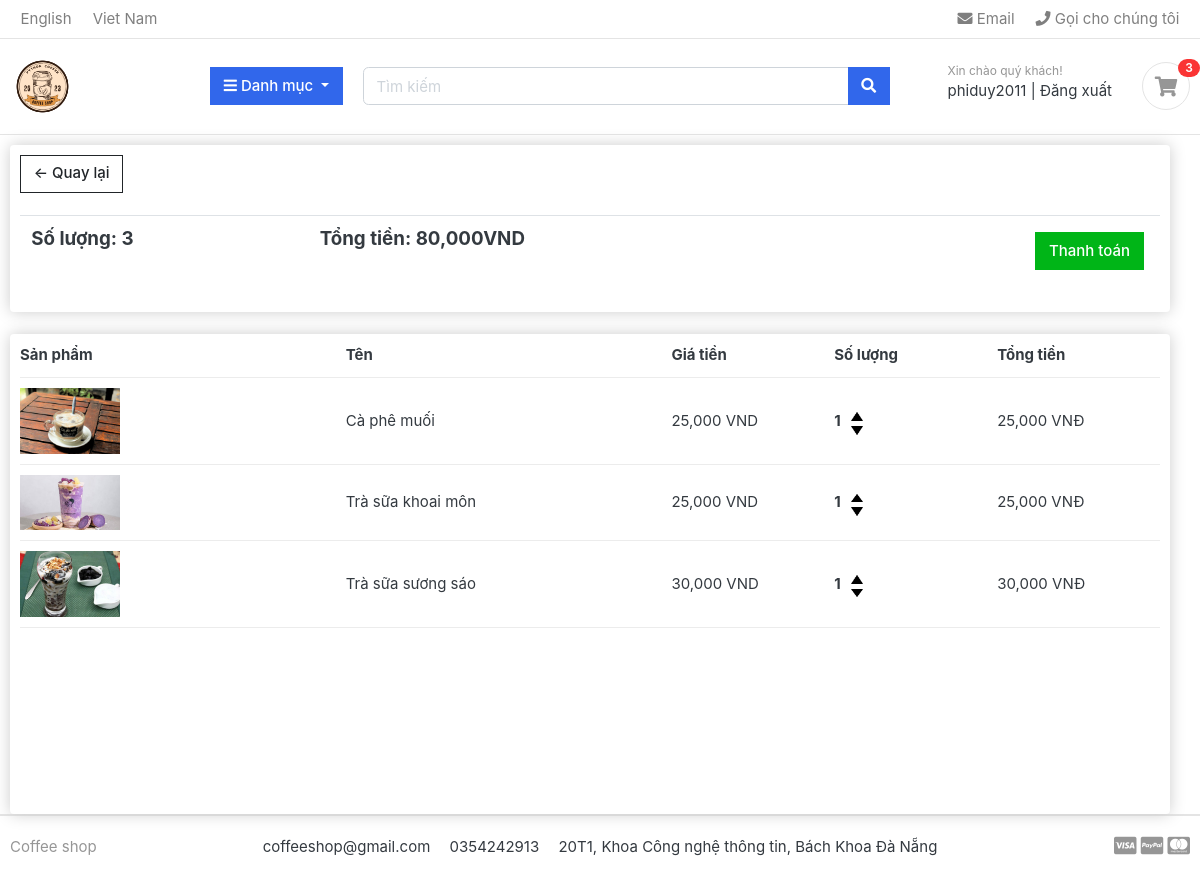
The page /cart/ (signed in) on the database its author committed.
### cart/models.py (models this page shows, shortened)
class Order(models.Model):
    customer = models.ForeignKey(Customer, on_delete=models.SET_NULL, null=True)
    date_ordered = models.DateTimeField(default=now)
    complete = models.BooleanField(default=False)
    @property
    def get_cart_total(self):
        orderitems = self.orderitem_set.all()
        total = sum([item.get_total for item in orderitems])
        return total
    @property
    def get_cart_items(self):
        orderitems = self.orderitem_set.all()
        total = sum([item.quantity for item in orderitems])
        return total

class OrderItem(models.Model):
    product = models.ForeignKey(Product, on_delete=models.SET_NULL, null=True)
    order = models.ForeignKey(Order, on_delete=models.SET_NULL, null=True)
    quantity = models.IntegerField(default=0)
    date_added = models.DateTimeField(default=now)
    @property
    def get_total(self):
        total = self.product.price * self.quantity
        return total

### coffee/models.py (models this page shows, shortened)
class Product(models.Model):
    name = models.CharField(max_length=255, unique=True)
    slug = models.SlugField(max_length=100, unique=True)
    price = models.FloatField()
    category = models.ForeignKey(Category, on_delete=models.CASCADE)
    image = models.ImageField(max_length=100, upload_to='products/images', blank=True)
    description = models.TextField(max_length=2048, blank=True, default='')

### cart/views.py (the view)
# urls.py: path('cart/', include('cart.urls')),
def cart(request):
    data = cartData(request)
    items = data['items']
    order = data['order']
    cartItems = data['cartItems']
    try:
        cart = json.loads(request.COOKIES['cart'])
    except:
        cart = {}
    alerts = 'False'
    if not(request.user.is_authenticated):
        alerts = 'True'
    return render(request, "cart.html", {'items':items, 'order':order, 'cartItems':cartItems,'alert':alerts})

### cart/inherit.py (called while the page is built, shortened)
def cartData(request):
    if request.user.is_authenticated:
        customer = request.user.customer
        order, created = Order.objects.get_or_create(customer=customer, complete=False)
        items = order.orderitem_set.all()
        cartItems = order.get_cart_items
    return {'cartItems':cartItems, 'items':items, 'order':order}

### category/context_processors.py (called while the page is built)
def menu_links(request):
    links = Category.objects.all()
    return dict(links=links)

### category/models.py (called while the page is built)
    def get_url(self):
        return reverse('products_by_category', args=[self.slug])

### templates/cart.html (shortened to what this page needs)
{% extends 'base.html' %}
{% load static%}
{% block content %}
<div class="container-fluid row">
    <div class="col-lg-12">
        <div class="box-element">
            <a href="/" class="btn btn-outline-dark">&#x2190 Quay lại</a>
            <br><br>
            <table class="table">
                <tr>
                    <th>
                        <h5>Số lượng: <strong>{{order.get_cart_items}}</strong></h5>
                    </th>
                    <th>
                        <h5>Tổng tiền: <strong>{{order.get_cart_total |floatformat:0|intcomma}}VND</strong></h5>
                    </th>
                    <th>
                        <a href="/cart/checkout/" class="btn btn-success" style="float: right; margin: 5px;">Thanh toán</a>
                    </th>
                </tr>
            </table>
        </div>
<br>
        <div class="box-element" style="min-height: 60vh;">
            <div class="cart-row">
                <div style="flex: 2;"><strong>Sản phẩm</strong></div>
                <div style="flex: 2;"><strong>Tên</strong></div>
                <div style="flex: 1;"><strong>Giá tiền</strong></div>
                <div style="flex: 1;"><strong>Số lượng</strong></div>
                <div style="flex: 1;"><strong>Tổng tiền</strong></div>
            </div>
            {% for item in items %}
                <div class="cart-row">
                    <div style="flex: 2;"><img class="row-image" src="{{item.product.image.url}}" alt=""></div>
                    <div style="flex: 2;">{{item.product.name}}</div>
                    <div style="flex: 1;">{{item.product.price |floatformat:0|intcomma}} VND</div>
                    <div style="flex: 1; display: flex; align-items: center;">
                    <p class="quantity" style="margin: 0;">{{item.quantity}}</p>
                    <div class="quantity">
                        <img data-product="{{item.product.id}}" data-action="add" src="{% static 'images/increase.png' %}" class="chg-quantity update-cart" alt="">
                        <img data-product="{{item.product.id}}" data-action="remove" src="{% static 'images/decrease.png' %}" class="chg-quantity update-cart" alt="">
                    </div>
                    </div>
                    <div style="flex: 1;">{{item.get_total |floatformat:0|intcomma}} VNĐ</div>
                </div>
            {% endfor %}
        </div>
    </div>
</div>
{% endblock %}

### templates/includes/navbar.html (shortened to what this page needs)
{% load static %}
<header class="section-header">
    <nav class="navbar p-md-0 navbar-expand-sm navbar-light border-bottom">
        <div class="container">
            <div class="collapse navbar-collapse" id="navbarTop4">
                <ul class="navbar-nav mr-auto">
                    <li class="nav-item dropdown">
                        <a href="#" class="nav-link"> English </a>
                    </li>
                    <li class="nav-item dropdown">
                        <a href="#" class="nav-link"> Viet Nam </a>
                    </li>
                </ul>
                <ul class="navbar-nav">
                    <li><a href="#" class="nav-link"> <i class="fa fa-envelope"></i> Email </a></li>
                    <li><a href="#" class="nav-link"> <i class="fa fa-phone"></i> Gọi cho chúng tôi </a></li>
                </ul>
            </div>
        </div>
    </nav>
    <section class="header-main border-bottom">
        <div class="container">
            <div class="row align-items-center">
                <div class="col-lg-2 col-md-3 col-6">
                    <a href="{% url 'home' %}" class="brand-wrap">
                        <img class="logo" src="{% static 'images/logo-shop.png' %}" style="max-height: 65px;">
                    </a>
                </div>
                <div class="col-lg col-sm col-md col-6 flex-grow-0">
                    <div class="category-wrap dropdown d-inline-block float-right">
                        <button type="button" class="btn btn-primary dropdown-toggle" data-toggle="dropdown">
                            <i class="fa fa-bars"></i> Danh mục
                        </button>
                    </div>
                </div>
                <div class="col-lg  col-md-6 col-sm-12 col">
                    <form action="{% url 'search' %}" class="search">
                        <div class="input-group w-100">
                            <input type="text" class="form-control" style="width:60%;" placeholder="Tìm kiếm" name="keyword">
                            <div class="input-group-append">
                                <button class="btn btn-primary" type="submit">
                                    <i class="fa fa-search"></i>
                                </button>
                            </div>
                        </div>
                    </form>
                </div>
                <div class="col-lg-3 col-sm-6 col-8 order-2 order-lg-3">
                    <div class="d-flex justify-content-end mb-3 mb-lg-0">
                        <div class="widget-header">
                            <small class="title text-muted">Xin chào quý khách!</small>
                            <div>
                                {% if request.user.is_active %}
                                <span class="greet">{{request.user}}</span> <span class="dark-transp"> | </span>
                                <span><a class="greet" href="{% url 'logout' %}">Đăng xuất</a></span>
                                {% else %}
                                <a href="{% url 'login' %}">Đăng nhập</a> <span class="dark-transp"> | </span>
                                <a href="{%url 'register' %}">Đăng ký</a>
                                {% endif %}
                            </div>
                        </div>
                        <a href="/cart" class="widget-header pl-3 ml-3">
                            <div class="icon icon-sm rounded-circle border"><i class="fa fa-shopping-cart"></i></div>
                            <span class="badge badge-pill badge-danger notify cart-quantity">{{cartItems}}</span>
                        </a>
                    </div>
                </div>
            </div>
        </div>
    </section>
</header>

### static/css/custom.css (style rules this page uses)
.box-element { box-shadow: hsl(0, 0%, 80%) 0 0 16px; background-color: #fff; border-radius: 4px; padding: 10px; }
.col-lg-4, .col-lg-6, .col-lg-8, .col-lg-12 { margin-top: 10px; }
.btn { border-radius: 0; }
.row-image { width: 100px; }
.cart-row { display: flex; align-items: center; padding-bottom: 10px; margin-bottom: 10px; border-bottom: 1px solid #ececec; }
.quantity { display: inline-block; font-weight: 700; padding-right: 10px; }
.chg-quantity { width: 12px; cursor: pointer; display: block; margin-top: 5px; transition: .1s; }

### static/css/ui.css (style rules this page uses)
html { font-family: "Inter", sans-serif; font-size: 15px; }
.icon-xs, .icon-sm, .icon-md, .icon-lg { display: inline-block; text-align: center; flex-shrink: 0; flex-grow: 0; }
.icon-sm { width: 48px; height: 48px; line-height: 48px !important; font-size: 20px; }
.header-main { position: relative; padding-top: 1rem; padding-bottom: 1rem; }
.brand-wrap .logo, .navbar-brand .logo { margin-right: 7px; max-height: 42px; display: inline-block; }
.widget-header { display: inline-block; vertical-align: middle; position: relative; }
.widget-header a { color: #343a40; }
.widget-header i { color: #969696; }
.widget-header .title { display: block; }
.widget-header .notify { position: absolute; top: -3px; right: -10px; }
.notify { position: absolute; top: -4px; right: -10px; display: inline-block; padding: 0.25em 0.6em; font-size: 12px; line-height: 1; text-align: center; border-radius: 3rem; color: #fff; background-color: #fa3434; }

### rows shown on the page
Order: get_cart_items "3", get_cart_total "80,000"
OrderItem: product.image (picture), product.name "Cà phê muối", product.price "25,000", quantity "1", get_total "25,000"
OrderItem: product.image (picture), product.name "Trà sữa khoai môn", product.price "25,000", quantity "1", get_total "25,000"
OrderItem: product.image (picture), product.name "Trà sữa sương sáo", product.price "30,000", quantity "1", get_total "30,000"

### other values the page prints
{{ request.user }} "phiduy2011"
{{ cartItems }} "3"
